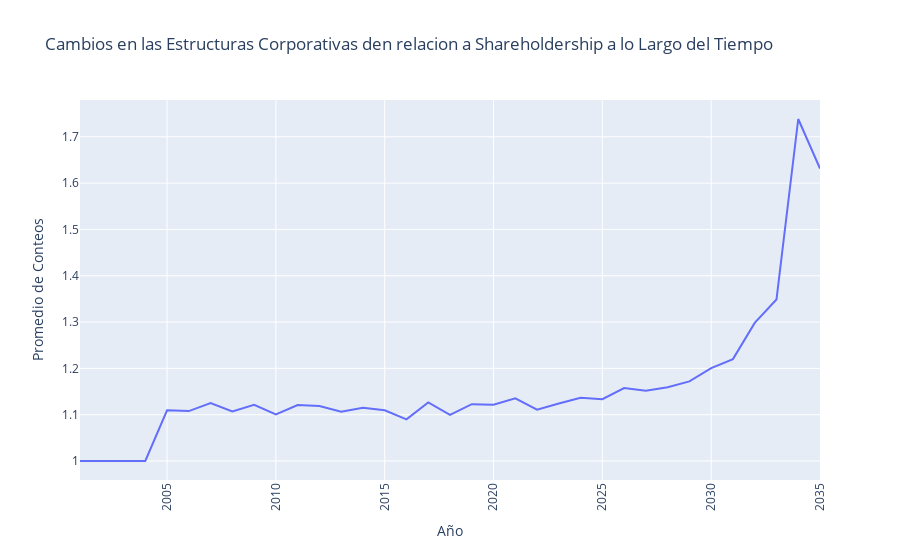

The notebook cell saved with this chart:
### Markdown cell above
## Shareholdership

### Code cell
# Filtrando datos por el tipo específico de evento
data_filtered = df_links[df_links['type'] == 'Event.Owns.Shareholdership']

# Conteo de relaciones por año y cálculo del promedio
relations_per_year = data_filtered.groupby(['year', 'type', 'target']).size().reset_index(name='counts')
relations_per_year = relations_per_year.groupby(['year', 'type'])['counts'].mean().reset_index(name='counts')

# Creación de la visualización temporal usando gráfico de líneas
fig = px.line(relations_per_year, x='year', y='counts', title='Cambios en las Estructuras Corporativas den relacion a Shareholdership a lo Largo del Tiempo')

# Ajustes en el diseño del gráfico
fig.update_layout(
    xaxis_title='Año',
    yaxis_title='Promedio de Conteos',
    xaxis_tickangle=-90,
    xaxis={'dtick': 5}  # Asegurar que todos los años sean mostrados
)

fig.show()

### Figure 1 — Plotly figure (JSON) as saved in the notebook; plotly's stock layout.template omitted (floating-point values rounded to 4 significant figures)
{"data": [{"hovertemplate": "year=%{x}<br>counts=%{y}<extra></extra>", "legendgroup": "", "line": {"color": "#636efa", "dash": "solid"}, "marker": {"symbol": "circle"}, "mode": "lines", "name": "", "orientation": "v", "showlegend": false, "type": "scatter", "x": [2001, 2002, 2003, 2004, 2005, 2006, 2007, 2008, 2009, 2010, 2011, 2012, 2013, 2014, 2015, 2016, 2017, 2018, 2019, 2020, 2021, 2022, 2023, 2024, 2025, 2026, 2027, 2028, 2029, 2030, 2031, 2032, 2033, 2034, 2035], "xaxis": "x", "y": [1, 1, 1, 1, 1.109, 1.108, 1.125, 1.107, 1.121, 1.1, 1.121, 1.119, 1.106, 1.115, 1.109, 1.09, 1.126, 1.1, 1.123, 1.121, 1.135, 1.111, 1.124, 1.137, 1.133, 1.158, 1.152, 1.159, 1.172, 1.2, 1.22, 1.298, 1.349, 1.738, 1.632], "yaxis": "y"}], "layout": {"legend": {"tracegroupgap": 0}, "title": {"text": "Cambios en las Estructuras Corporativas den relacion a Shareholdership a lo Largo del Tiempo"}, "xaxis": {"anchor": "y", "domain": [0, 1], "dtick": 5, "tickangle": -90, "title": {"text": "Año"}}, "yaxis": {"anchor": "x", "domain": [0, 1], "title": {"text": "Promedio de Conteos"}}}}
